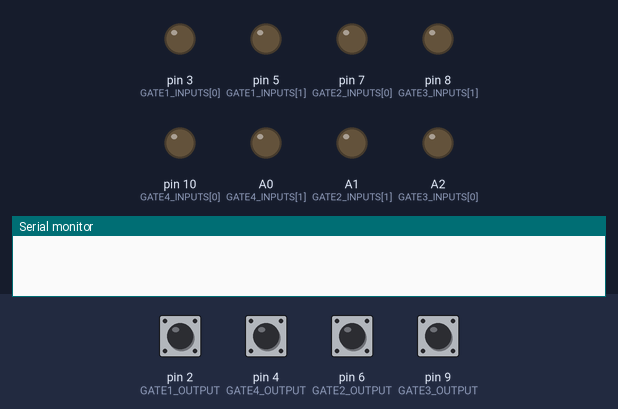
This sketch was run on a simulated Arduino Nano, built with avr-gcc and run on an emulated ATmega328P. Parts: output pins drawn as LEDs (lit = HIGH), the last lines printed to the serial monitor. The inputs (shaded band) are chosen by the test bench; at power-on: pin 2 (GATE1_OUTPUT), pin 4 (GATE4_OUTPUT), pin 6 (GATE2_OUTPUT), pin 9 (GATE3_OUTPUT) HIGH.

Above: at 0.1 s.
At 0.7 s:
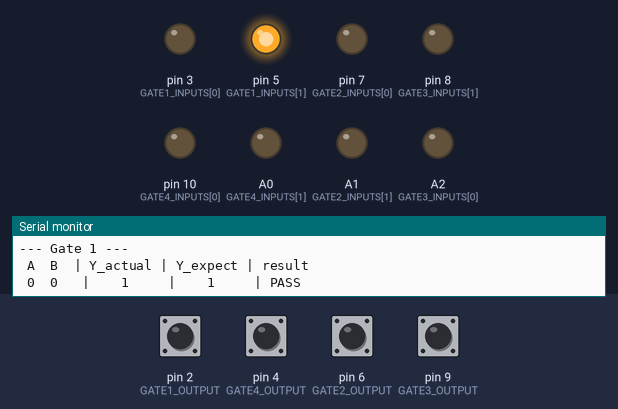
At 1.5 s:
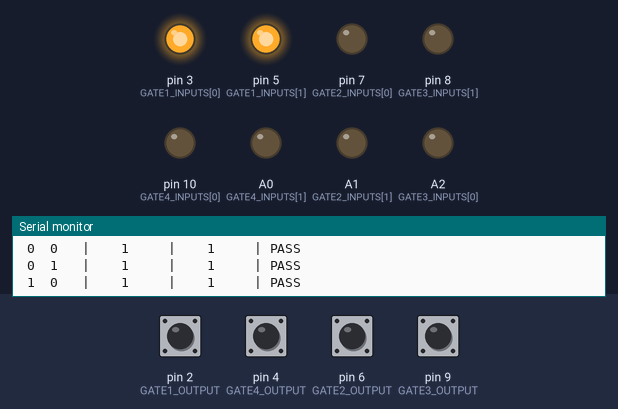
At 3.1 s:
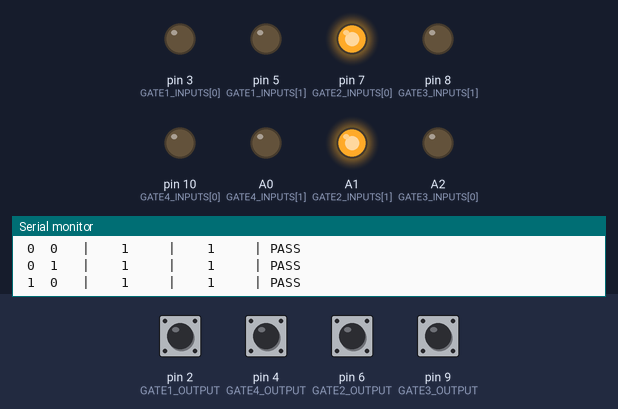
At 4.7 s:
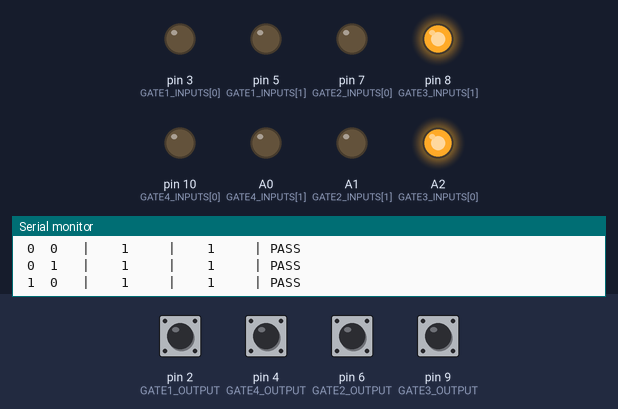
At 6.3 s:
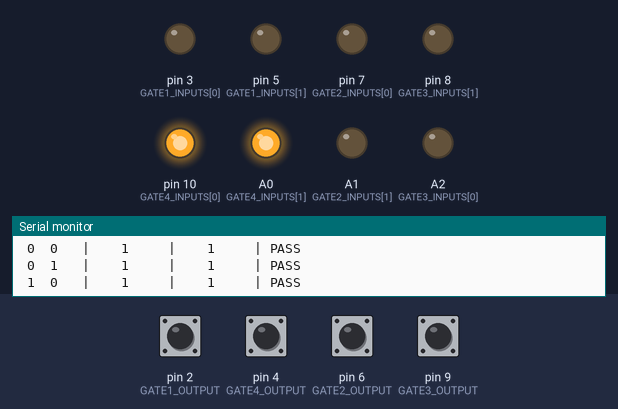
Timing chart, 0 to 8.1 s (numbered marks = the images above):
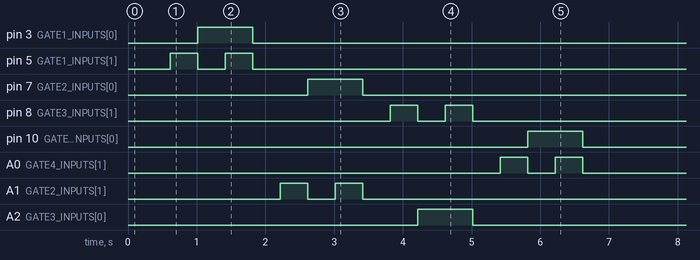

The sketch:

74LS00N_tester.ino
```cpp
// ============================================================
//  74LS00N 4x 2-Input Postive-NAND Gate Tester
//  Arduino Nano
//
//  NEW Wiring: Arduino Pin (signal name) [chip pin number]
//   Gate 1 inputs : D3(1A)[1], D5(1B)[2]   output: D2(1Y)[3]
//   Gate 2 inputs : D7(2A)[4], A1(2B)[5]   output: D6(2Y)[6]
//   Gate 3 inputs : A2(3A)[10], D8(3B)[9],  output: D9(3Y)[8]
//   Gate 4 inputs : D10(4A)[13], A0(4B)[12],  output: D4(4Y)[11]
//   VCC[14]  -> 5V  |  GND[7] -> GND
//
//
//  Results are printed over Serial
// ============================================================

// --- Pin definitions ---
const int GATE1_INPUTS[2] = {3,5};
const int GATE2_INPUTS[2] = {7,A1};
const int GATE3_INPUTS[2] = {A2,8};
const int GATE4_INPUTS[2] = {10,A0};

const int GATE1_OUTPUT = 2;  // Y1
const int GATE2_OUTPUT = 6;  // Y2
const int GATE3_OUTPUT = 9;  // Y3
const int GATE4_OUTPUT = 4;  // Y3

// Collect results
bool gatePass[4];
int  failCombo[4];   // first failing combo index (-1 = none)

// ---------------------------------------------------------------
// Apply a 3-bit combo (0..7) to three output pins
// ---------------------------------------------------------------
void applyInputs(const int pins[2], uint8_t combo) {
  digitalWrite(pins[0], (combo >> 1) & 1);
  digitalWrite(pins[1], (combo >> 0) & 1);
  delayMicroseconds(10);   // propagation delay headroom (~50 ns typical)
}

// ---------------------------------------------------------------
// Expected AND output: L when both H, otherwise H
// ---------------------------------------------------------------
bool expectedNOR(uint8_t combo) {
  return (combo == 0);
}
bool expectedNAND(uint8_t combo) {
  return (combo != 3);  // LOW only when both inputs HIGH
}
// ---------------------------------------------------------------
// Test one gate; return true if all 8 combos pass
// ---------------------------------------------------------------
bool testGate(int gateNum,
              const int inputPins[2],
              int outputPin) {

  Serial.print(F("\n--- Gate "));
  Serial.print(gateNum);
  Serial.println(F(" ---"));
  Serial.println(F(" A  B  | Y_actual | Y_expect | result"));

  bool allOk = true;
  int firstFail = -1;

  for (uint8_t combo = 0; combo < 4; combo++) {
    applyInputs(inputPins, combo);
    delay(200);
    int a       = (combo >> 1) & 1;
    int b       = (combo >> 0) & 1;
    int actual  = digitalRead(outputPin);
    int expected = expectedNAND(combo) ? 1 : 0;
    bool ok      = (actual == expected);

    if (!ok && allOk) {          // record first failure
      allOk = false;
      firstFail = combo;
    }

    // Print row
    Serial.print(F(" "));
    Serial.print(a); Serial.print(F("  "));
    Serial.print(b); Serial.print(F("  "));
    Serial.print(F(" |    "));
    Serial.print(actual);
    Serial.print(F("     |    "));
    Serial.print(expected);
    Serial.print(F("     | "));
    Serial.println(ok ? F("PASS") : F("FAIL <<<"));
    delay(200);
  }

  // Drive all inputs LOW after test
  applyInputs(inputPins, 0);

  failCombo[gateNum - 1] = firstFail;
  return allOk;
}

// ---------------------------------------------------------------
// setup
// ---------------------------------------------------------------
void setup() {
  Serial.begin(9600);
  while (!Serial) {}            // wait for USB serial on Nano

  // Configure input driver pins as OUTPUTs, default LOW
  for (int i = 0; i < 2; i++) {
    pinMode(GATE1_INPUTS[i], OUTPUT); digitalWrite(GATE1_INPUTS[i], LOW);
    pinMode(GATE2_INPUTS[i], OUTPUT); digitalWrite(GATE2_INPUTS[i], LOW);
    pinMode(GATE3_INPUTS[i], OUTPUT); digitalWrite(GATE3_INPUTS[i], LOW);
    pinMode(GATE4_INPUTS[i], OUTPUT); digitalWrite(GATE4_INPUTS[i], LOW);
  }

  // Configure output sense pins as INPUTs
  pinMode(GATE1_OUTPUT, INPUT_PULLUP);
  pinMode(GATE2_OUTPUT, INPUT_PULLUP);
  pinMode(GATE3_OUTPUT, INPUT_PULLUP);
  pinMode(GATE4_OUTPUT, INPUT_PULLUP);

  delay(100);  // let power rails stabilise

  Serial.println(F("\n========================================"));
  Serial.println(F("  74LS00N 4x NAND Gate Tester"));
  Serial.println(F("========================================"));

  // Run tests
  gatePass[0] = testGate(1, GATE1_INPUTS, GATE1_OUTPUT);
  gatePass[1] = testGate(2, GATE2_INPUTS, GATE2_OUTPUT);
  gatePass[2] = testGate(3, GATE3_INPUTS, GATE3_OUTPUT);
  gatePass[3] = testGate(4, GATE4_INPUTS, GATE4_OUTPUT);

  // Summary
  Serial.println(F("\n========== SUMMARY =========="));
  bool chipOk = true;
  for (int g = 0; g < 4; g++) {
    Serial.print(F("Gate "));
    Serial.print(g + 1);
    Serial.print(F(": "));
    if (gatePass[g]) {
      Serial.println(F("PASS"));
    } else {
      Serial.print(F("FAIL  (first fail on combo "));
      Serial.print(failCombo[g], BIN);
      Serial.println(F(")"));
      chipOk = false;
    }
  }
  Serial.println(F("-----------------------------"));
  Serial.println(chipOk ? F("Chip: GOOD") : F("Chip: FAULTY"));
  Serial.println(F("============================="));
  Serial.println(F("\nPress reset to test again."));
}

// ---------------------------------------------------------------
// loop — nothing to do, all work done in setup
// ---------------------------------------------------------------
void loop() {}
```
